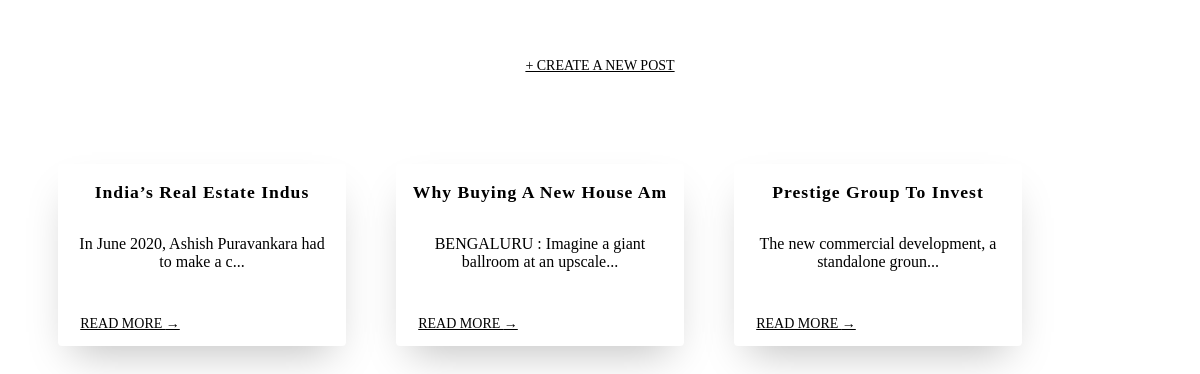
The app's page /index3.php with its own data.
### tables this page shows
CREATE TABLE `article` (
  `id` int(15) NOT NULL,
  `title` varchar(25) NOT NULL,
  `content` longtext NOT NULL,
  `image_file` varchar(200) NOT NULL,
  `article_date` date NOT NULL
);

### logic.php (called while the page is built, shortened)
<?php
    $conn = mysqli_connect("localhost","root", "", "realestate");
    $sql = "SELECT * FROM article";
    $query = mysqli_query($conn, $sql);
?>

### index3.php (the view, shortened to what this page needs)
<?php
    include "logic.php";
?>
<!DOCTYPE html>
<html lang="en">
<head>
</head>
<body>
    <div class="container mt-5">
        <center>
		<br><br>
        <div class="text-center">
            <a href="blog.php" class="btn1">+ Create a new post</a>
        </div>
    </center>
        <br><br>
        <div class="row">
            <?php foreach($query as $q){ ?>
                <div class="col-12 col-lg-4 d-flex justify-content-center">
                    <div class="card text-white bg-dark mt-5" style="width: 18rem;">
                        <div class="card-body">
						<br>
                            <h5 class="card-title"><?php echo $q['title'];?></h5>
                            <p class="card-text"><?php echo substr($q['content'], 0, 50);?>...</p>
                            <a href="view.php?id=<?php echo $q['id']?>" class="btn2">Read More <span class="text-dangers">&rarr;</span></a>
                        </div>
                    </div>
                </div>
            <?php }?>
        </div>
    </div>
</body>
</html>

### index3.php (style rules this page uses)
*, *::before, *::after { box-sizing: border-box; }
.row { display: flex; flex-wrap: wrap; list-style: none; margin: 0; padding: 0; max-width: 1200px; margin: 0 auto; }
body { font-family: montserrat; background-image: url('userinfopng.png'); background-repeat:no-repeat; }
.btn1 { color: black; padding: 0.8rem; font-size: 14px; text-transform: uppercase; border-radius: 4px; font-weight: 400; display: block; width: 30%; cursor: pointer; border: 1px solid rgba(255, 255, 255, 0.2); }
.btn2 { color: black; padding: 0.8rem; font-size: 14px; text-transform: uppercase; border-radius: 4px; font-weight: 400; display: block; width: 50%; cursor: pointer; border: 1px solid rgba(255, 255, 255, 0.2); }
.card-title { color: black; font-size: 1.1rem; font-weight: 700; letter-spacing: 1px; text-transform: capitalize; margin: 0px; }
.card-text { padding: 1rem; }
.card-body { background-color: white; border-radius: 0.25rem; box-shadow: 0 20px 40px -14px rgba(0, 0, 0, 0.25); display: flex; flex-direction: column; overflow: hidden; }
.card { margin-left: 50px; margin-top: 40px; margin-bottom: 60px; text-align:center; }

### records on screen
article: title "India’s Real Estate Indus", content "In June 2020, Ashish Puravankara had to make a c"
article: title "Why Buying A New House Am", content "BENGALURU : Imagine a giant ballroom at an upscale"
article: title "Prestige Group To Invest", content "The new commercial development, a standalone groun"
